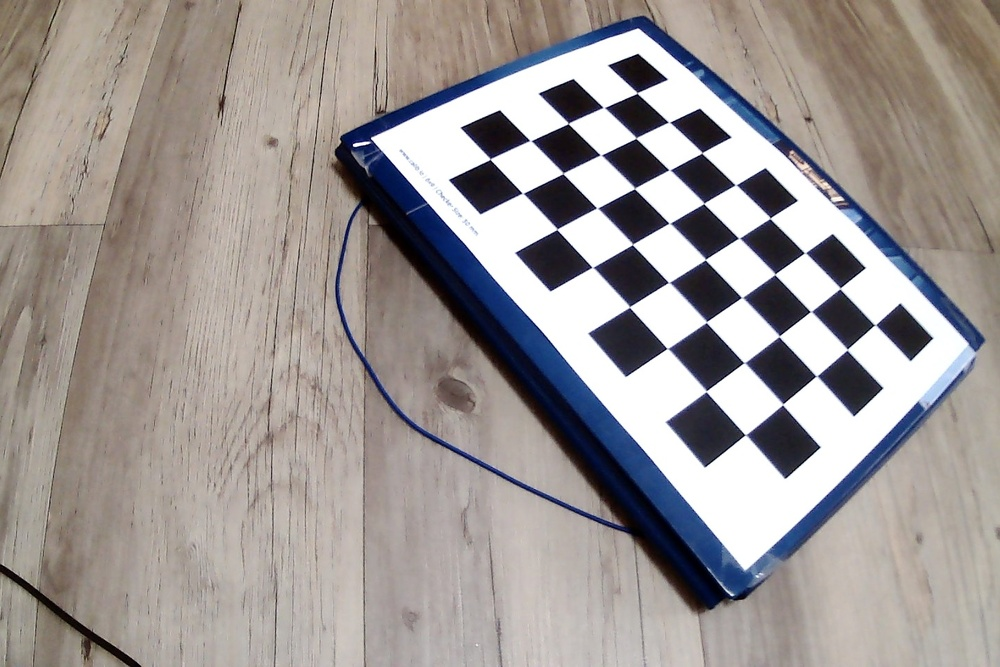
#> input picture RobotControl/labs/lab4-public/data/img01.jpg, 1000 x 667 px, shrunk from 1440 x 960 before the run; its folder holds only this picture in this run
$ python solution.py
#> lines starting #> are read from the running program, lines starting #| are printed output that depends on the picture; after the words box and inside, x2 and y2 are one past the last pixel; in counts of white or black regions, pixels touching at a corner belong together; long printed decimals are rounded
import cv2
import numpy as np
import glob

pattern_size = (8, 5)
checker_width = 30

def find_chessboard_corners(image_path):
#> called with image_path = 'data/img01.jpg'
    img = cv2.imread(image_path)
#> img is the input picture: shape (667, 1000, 3); mean B, G, R 149.2, 151.2, 157.6
    gray = cv2.cvtColor(img, cv2.COLOR_BGR2GRAY)
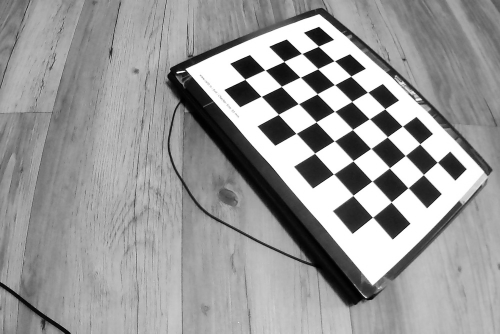
#> gray: shape (667, 1000) (shown at 1/2 size); min 0, max 255, mean 152.9

    ret, corners = cv2.findChessboardCorners(gray, pattern_size, None)
#> ret = True; corners = 40 rows, first 8: [637.1, 92.87], [668.6, 122.2], [701.9, 152.7], [735.3, 184.8], [770, 218.4], [804.5, 252.8], [840.1, 288.4], [875.1, 324.8]

    if ret:
        criteria = (cv2.TERM_CRITERIA_EPS + cv2.TERM_CRITERIA_MAX_ITER, 30, 0.001)
        corners = cv2.cornerSubPix(gray, corners, (11, 11), (-1, -1), criteria)
#> corners = 40 rows, first 8: [637.2, 92.96], [669.1, 122.3], [701.9, 152.8], [735.7, 184.9], [770.1, 218.2], [804.8, 252.7], [840, 288.4], [874.9, 324.8]

        cv2.drawChessboardCorners(img, pattern_size, corners, ret)
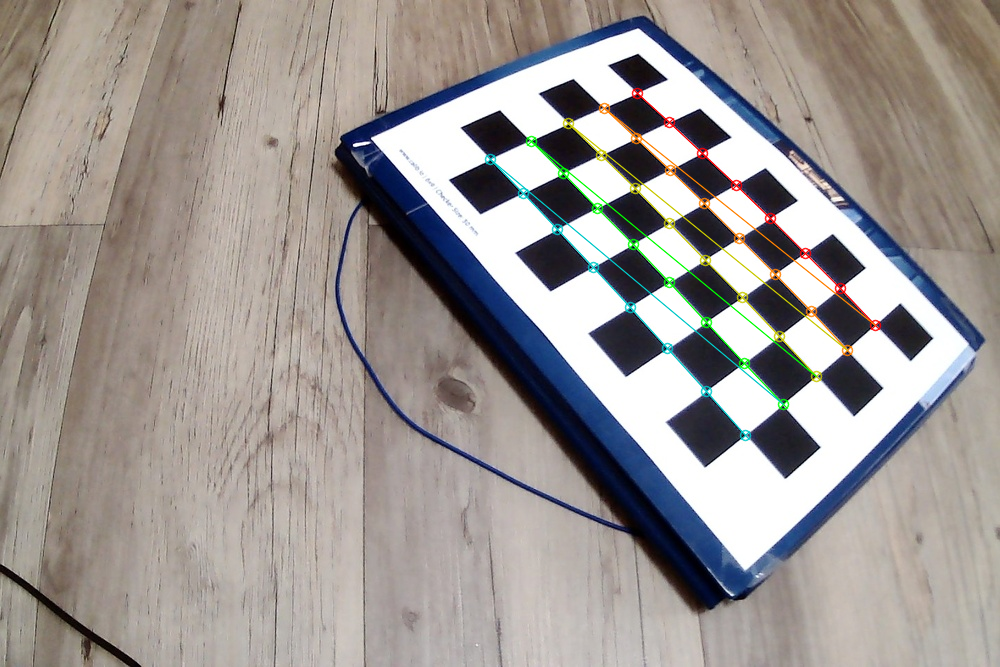
#> img: shape (667, 1000, 3); 1.58% of pixels changed, all inside (x1, y1, x2, y2) = (484, 87, 882, 442)
        cv2.imshow('Chessboard Corners', img)
        cv2.waitKey(0)
        cv2.destroyAllWindows()
    else:
        print(f"No chessboard found in {image_path}")

def calibrate_camera(images_folder):
#> called with images_folder = 'data'
    objpoints = []
    imgpoints = []

    objp = np.zeros((pattern_size[0] * pattern_size[1], 3), np.float32)
    objp[:, :2] = np.mgrid[0:pattern_size[0], 0:pattern_size[1]].T.reshape(-1, 2) * checker_width

    for image_path in glob.glob(images_folder + '/*.jpg'):
        img = cv2.imread(image_path)
        gray = cv2.cvtColor(img, cv2.COLOR_BGR2GRAY)

        ret, corners = cv2.findChessboardCorners(gray, pattern_size, None)
#> ret = True; corners = 40 rows, first 8: [637.1, 92.87], [668.6, 122.2], [701.9, 152.7], [735.3, 184.8], [770, 218.4], [804.5, 252.8], [840.1, 288.4], [875.1, 324.8]

        if ret:
            objpoints.append(objp)
            imgpoints.append(corners)

    ret, camera_matrix, dist_coeffs, _, _ = cv2.calibrateCamera(objpoints, imgpoints, gray.shape[::-1], None, None)
#> ret = 0.277; camera_matrix = [[903.2, 0, 475.4], [0, 913.7, 310.9], [0, 0, 1]]; dist_coeffs = [[-0.349, 0.379, -0.0095, -0.00443, -0.636]]
    from decimal import Decimal

    return camera_matrix, dist_coeffs

def undistort_images(images_folder, camera_matrix, dist_coeffs):
    for image_path in glob.glob(images_folder + '/*.jpg'):
        img = cv2.imread(image_path)

        h, w = img.shape[:2]
        new_camera_matrix, _ = cv2.getOptimalNewCameraMatrix(camera_matrix, dist_coeffs, (w, h), 1, (w, h))
        undistorted_img = cv2.undistort(img, camera_matrix, dist_coeffs, None, new_camera_matrix)

        side_by_side = np.concatenate((img, undistorted_img), axis=1)
        cv2.imshow('Original vs Undistorted', side_by_side)
        cv2.waitKey(0)
        cv2.destroyAllWindows()

if __name__ == "__main__":
    images_folder = 'data'
    float_formatter = "{:.10f}".format
    np.set_printoptions(formatter={'float_kind': float_formatter})

    for image_path in glob.glob(images_folder + '/*.jpg'):
        print(image_path)
        find_chessboard_corners(image_path)

    camera_matrix, dist_coeffs = calibrate_camera(images_folder)
#> camera_matrix = [[903.2, 0, 475.4], [0, 913.7, 310.9], [0, 0, 1]]; dist_coeffs = [[-0.349, 0.379, -0.0095, -0.00443, -0.636]]
    print("Camera Matrix:\n", camera_matrix)
#| Camera Matrix:
#|  [[903.160 0 475.366]
#|  [0 913.679 310.926]
#|  [0 0 1.000]]
    print("Distortion Coefficients:\n", dist_coeffs)
#| Distortion Coefficients:
#|  [[-0.3487 0.3788 -0.009504 -0.00443 -0.6355]]

    undistort_images(images_folder, camera_matrix, dist_coeffs)
#> in undistort_images, `new_camera_matrix, _ = cv2.getOptimalNewCameraMatrix(camera_matrix, di..`: new_camera_matrix = [[485.8, 0, 624.1], [0, 480.7, 195.1], [0, 0, 1]]
#> in undistort_images, `undistorted_img = cv2.undistort(img, camera_matrix, dist_coeffs, None,..`:
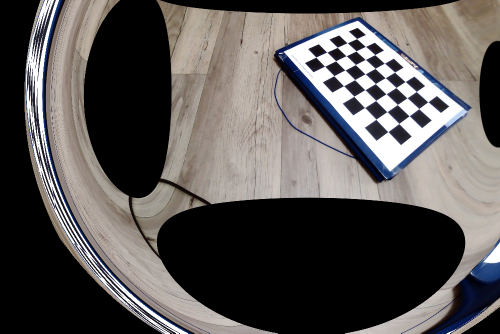
#> undistorted_img: shape (667, 1000, 3) (shown at 1/2 size); mean B, G, R 83.7, 85.1, 88.9
#> in undistort_images, `side_by_side = np.concatenate((img, undistorted_img), axis=1)`:
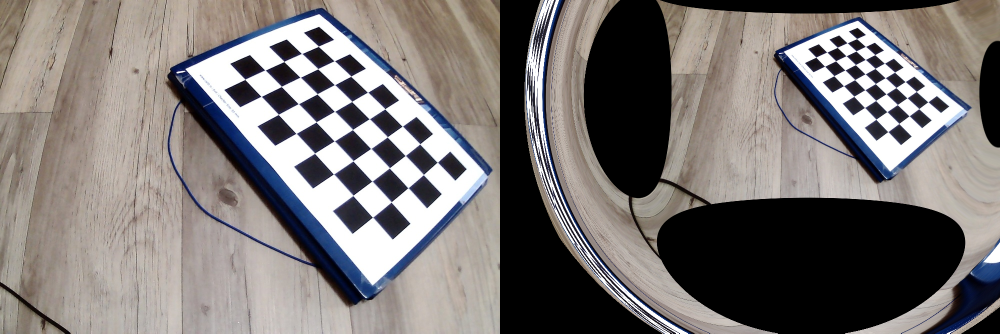
#> side_by_side: shape (667, 2000, 3) (shown at 1/2 size); mean B, G, R 116.4, 118.1, 123.2

$ run again, on RobotControl/labs/lab4-public/data/img05.jpg
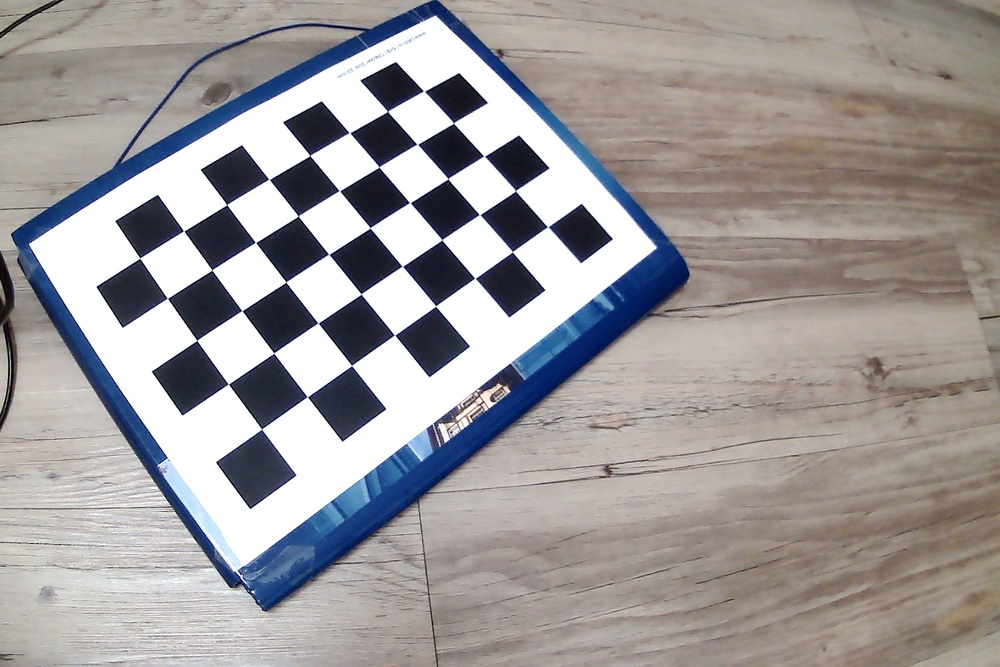
#> input picture RobotControl/labs/lab4-public/data/img05.jpg, 1000 x 667 px, shrunk from 1440 x 960 before the run
#> in find_chessboard_corners, img is the input picture: shape (667, 1000, 3); mean B, G, R 155.1, 154.4, 158.3
#> in find_chessboard_corners, `ret, corners = cv2.findChessboardCorners(gray, pattern_size, None)`: ret = True; corners = 40 rows, first 8: [547.6, 226.8], [512.3, 251.7], [474.8, 278.3], [435.6, 306.1], [394.6, 335.1], [351.6, 365.5], [307.3, 396.7], [261.7, 429.1]
#> in find_chessboard_corners, `corners = cv2.cornerSubPix(gray, corners, (11, 11), (-1, -1), criteria)`: corners = 40 rows, first 8: [547.7, 226.7], [512.4, 251.7], [475, 278.3], [435.7, 306], [394.6, 335.1], [351.6, 365.5], [307.3, 396.7], [261.7, 429.1]
#> in find_chessboard_corners, `cv2.drawChessboardCorners(img, pattern_size, corners, ret)`:
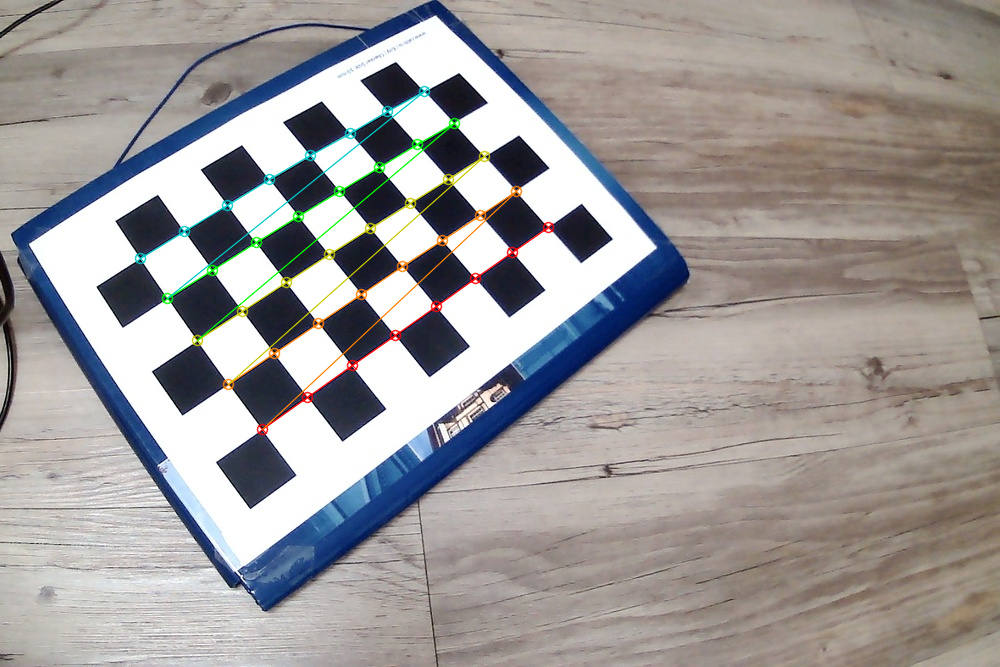
#> img: shape (667, 1000, 3); 1.61% of pixels changed, all inside (x1, y1, x2, y2) = (134, 85, 555, 436)
#> in calibrate_camera, `ret, corners = cv2.findChessboardCorners(gray, pattern_size, None)`: ret = True; corners = 40 rows, first 8: [547.6, 226.8], [512.3, 251.7], [474.8, 278.3], [435.6, 306.1], [394.6, 335.1], [351.6, 365.5], [307.3, 396.7], [261.7, 429.1]
#> in calibrate_camera, `ret, camera_matrix, dist_coeffs, _, _ = cv2.calibrateCamera(objpoints,..`: ret = 0.14; camera_matrix = [[1027.2, 0, 562.2], [0, 1102.6, 267], [0, 0, 1]]; dist_coeffs = [[-0.656, 1.08, 0.00732, -0.0465, -2.27]]
#> `camera_matrix, dist_coeffs = calibrate_camera(images_folder)`: camera_matrix = [[1027.2, 0, 562.2], [0, 1102.6, 267], [0, 0, 1]]; dist_coeffs = [[-0.656, 1.08, 0.00732, -0.0465, -2.27]]
#| Camera Matrix:
#|  [[1027.245 0 562.165]
#|  [0 1102.563 266.980]
#|  [0 0 1.000]]
#| Distortion Coefficients:
#|  [[-0.6559 1.082 0.007323 -0.04647 -2.274]]
#> new_camera_matrix = [[186.9, 0, 849.8], [0, 318.3, 489.3], [0, 0, 1]]
#> in undistort_images, `side_by_side = np.concatenate((img, undistorted_img), axis=1)`:
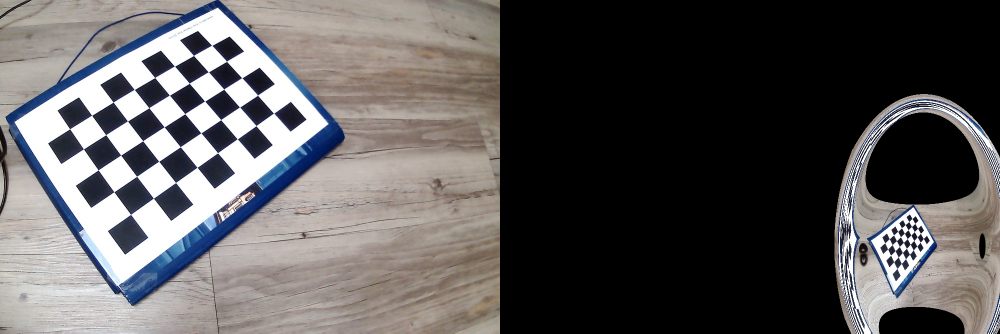
#> side_by_side: shape (667, 2000, 3) (shown at 1/2 size); mean B, G, R 88.7, 88.4, 90.7

$ run again, on RobotControl/labs/lab4-public/data/img06.jpg
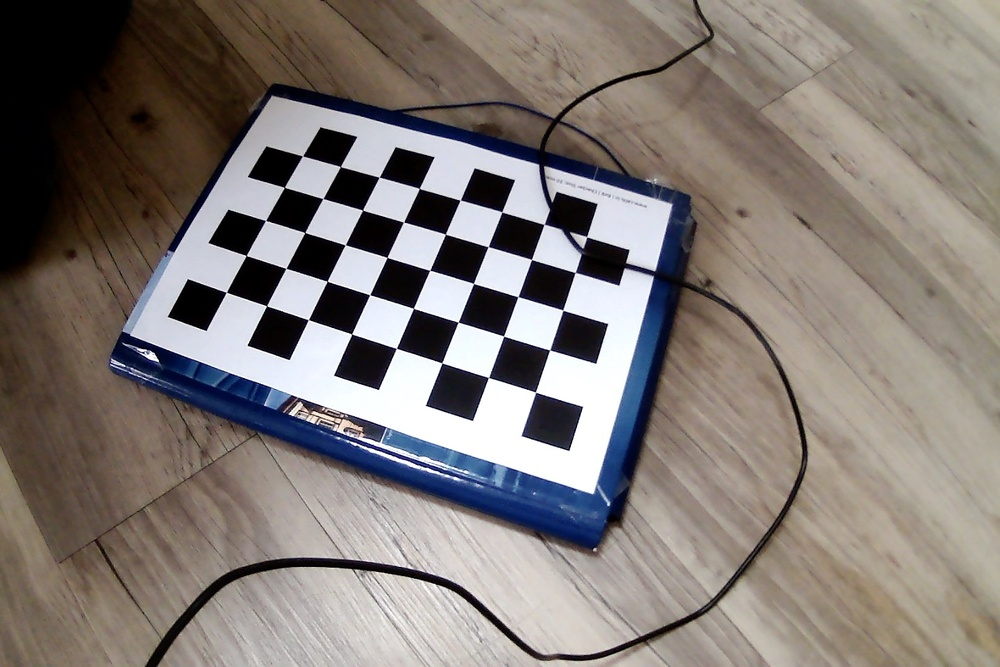
#> input picture RobotControl/labs/lab4-public/data/img06.jpg, 1000 x 667 px, shrunk from 1440 x 960 before the run
#> in find_chessboard_corners, img is the input picture: shape (667, 1000, 3); mean B, G, R 117.3, 121.8, 129.3
#> in find_chessboard_corners, `ret, corners = cv2.findChessboardCorners(gray, pattern_size, None)`: ret = True; corners = 40 rows, first 8: [535.5, 392.2], [488.5, 377.6], [441.7, 362.8], [396.4, 348.3], [351.6, 334], [308.4, 319.6], [266.6, 305.8], [226.4, 292.2]
#> in find_chessboard_corners, `corners = cv2.cornerSubPix(gray, corners, (11, 11), (-1, -1), criteria)`: corners = 40 rows, first 8: [535.5, 392.1], [488.5, 377.5], [441.9, 362.9], [396.4, 348.4], [351.7, 334], [308.4, 319.7], [266.5, 305.8], [226.3, 292.3]
#> in find_chessboard_corners, `cv2.drawChessboardCorners(img, pattern_size, corners, ret)`:
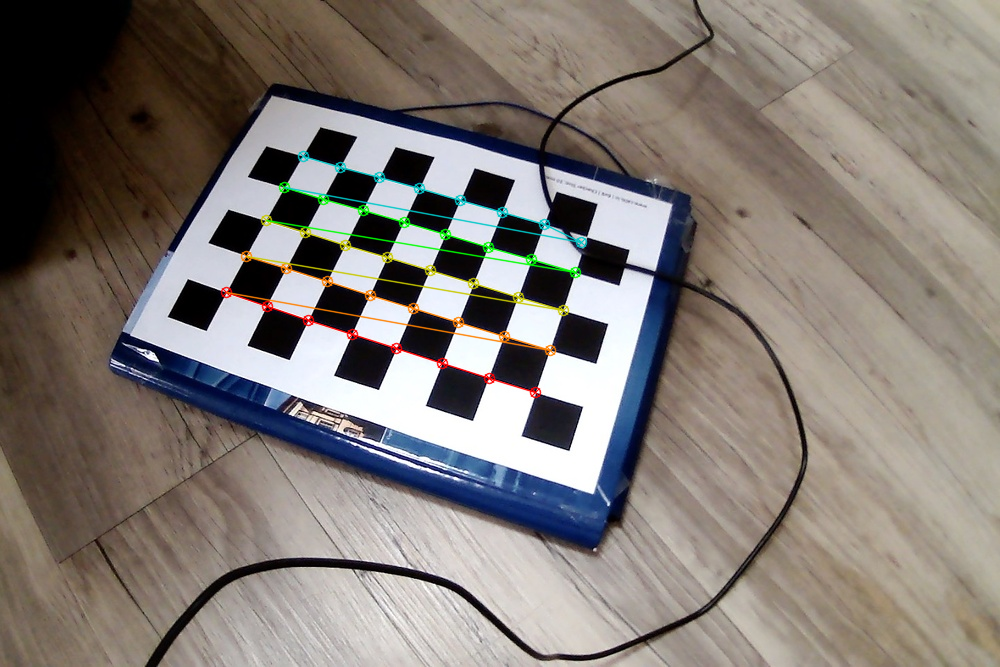
#> img: shape (667, 1000, 3); 1.69% of pixels changed, all inside (x1, y1, x2, y2) = (220, 150, 588, 399)
#> in calibrate_camera, `ret, corners = cv2.findChessboardCorners(gray, pattern_size, None)`: ret = True; corners = 40 rows, first 8: [535.5, 392.2], [488.5, 377.6], [441.7, 362.8], [396.4, 348.3], [351.6, 334], [308.4, 319.6], [266.6, 305.8], [226.4, 292.2]
#> in calibrate_camera, `ret, camera_matrix, dist_coeffs, _, _ = cv2.calibrateCamera(objpoints,..`: ret = 0.141; camera_matrix = [[897.4, 0, 498.7], [0, 944.1, 332.6], [0, 0, 1]]; dist_coeffs = [[-0.446, 1.58, -0.0214, -0.00745, -7.63]]
#> `camera_matrix, dist_coeffs = calibrate_camera(images_folder)`: camera_matrix = [[897.4, 0, 498.7], [0, 944.1, 332.6], [0, 0, 1]]; dist_coeffs = [[-0.446, 1.58, -0.0214, -0.00745, -7.63]]
#| Camera Matrix:
#|  [[897.393 0 498.726]
#|  [0 944.103 332.640]
#|  [0 0 1.000]]
#| Distortion Coefficients:
#|  [[-0.4461 1.581 -0.02143 -0.007454 -7.625]]
#> new_camera_matrix = [[897.4, 0, 498.7], [0, 626.5, 250.6], [0, 0, 1]]
#> in undistort_images, `side_by_side = np.concatenate((img, undistorted_img), axis=1)`:
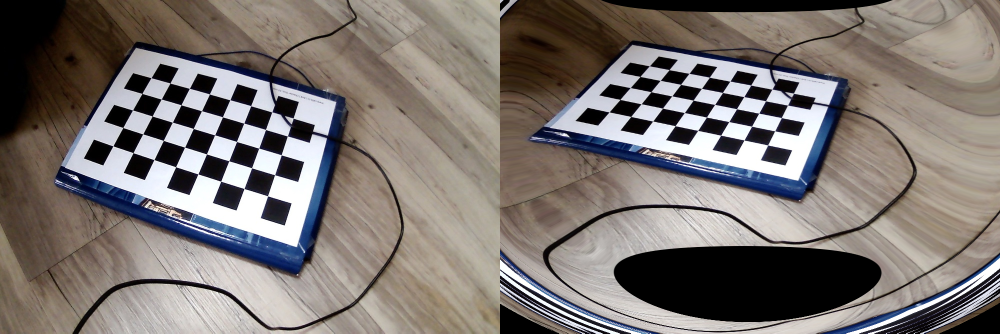
#> side_by_side: shape (667, 2000, 3) (shown at 1/2 size); mean B, G, R 113.1, 116.9, 124
